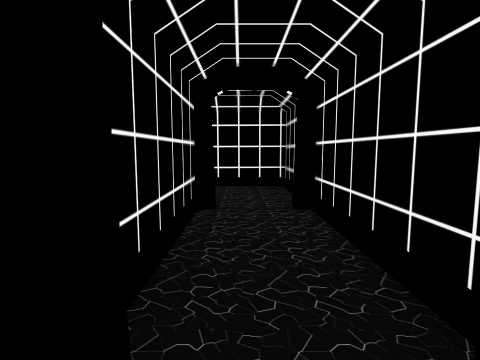
view 1 (above)

19 first-person views from a walk through a 3-D level made in the Unity game engine. The camera is 1.2 m above the floor, tilts 6° down and sees 80° across. The floor is counted in squares, 1 m on a side. Each view is taken from the middle of a square. On the plan, view 1 faces up. The plan holds only what a view shows up to about 13 squares ahead; the rest is blank. The place goes on beyond the plan. The player character is not drawn.

view 2
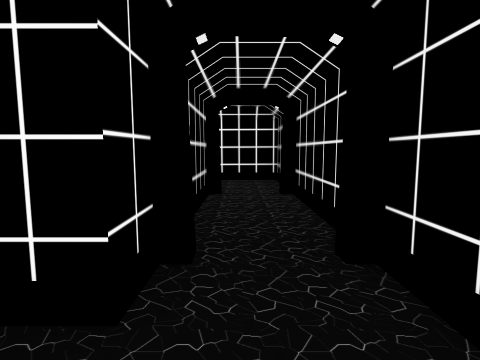

view 3
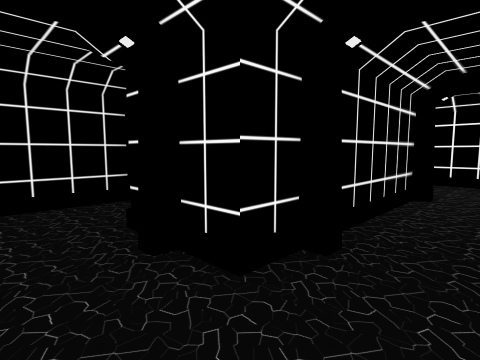

view 4
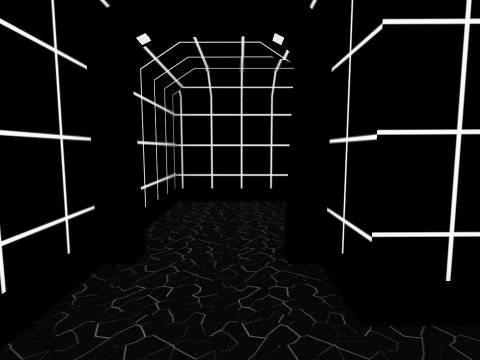

view 5
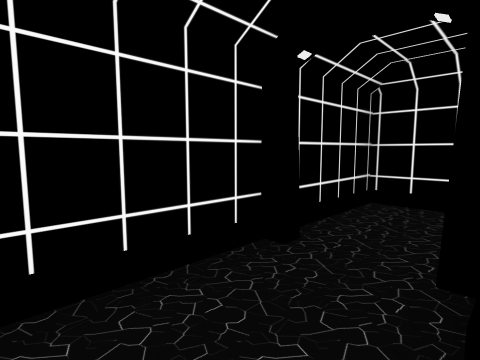

view 6
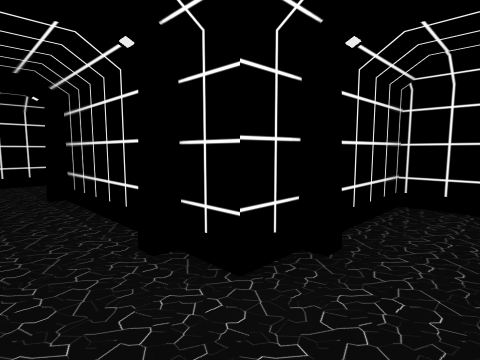

view 7
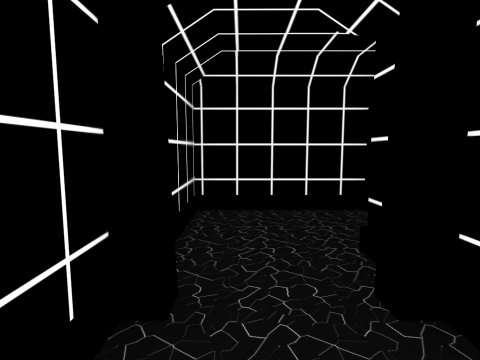

view 8
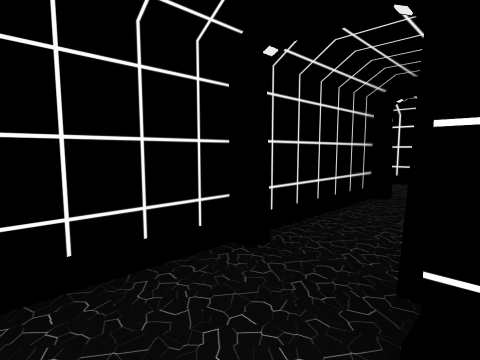

view 9
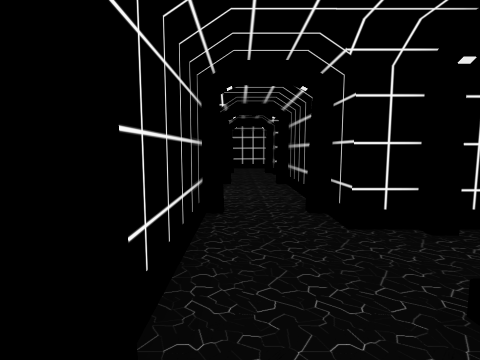

view 10
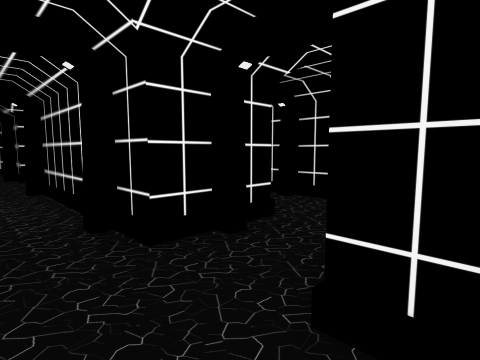

view 11
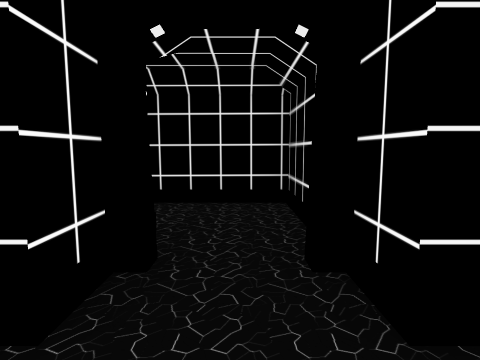

view 12
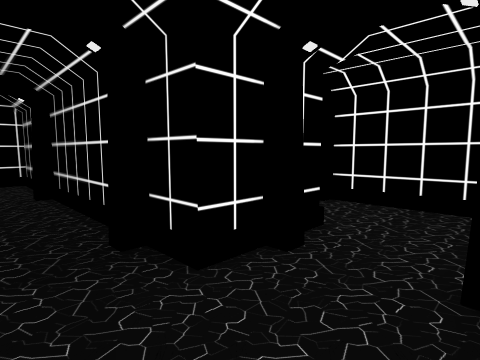

view 13
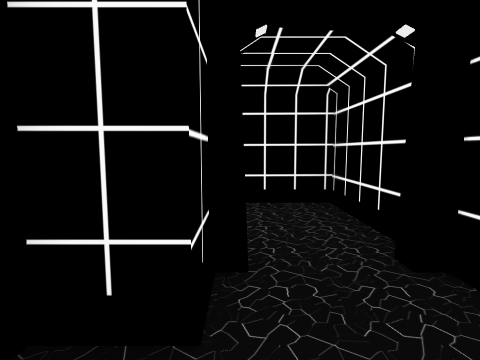

view 14
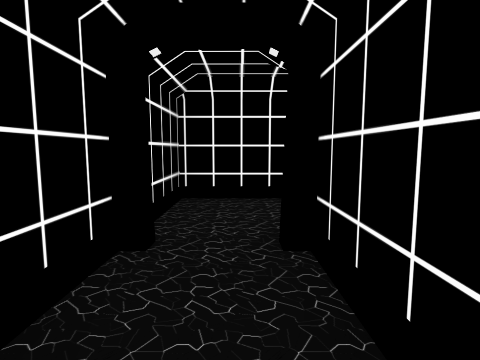

view 15
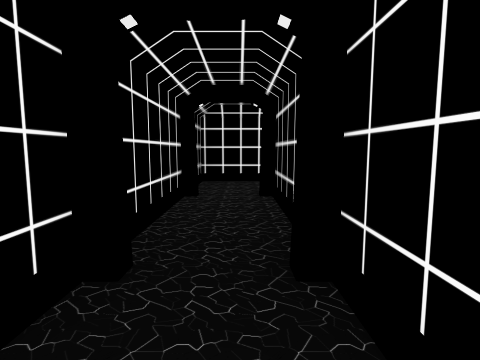

view 16
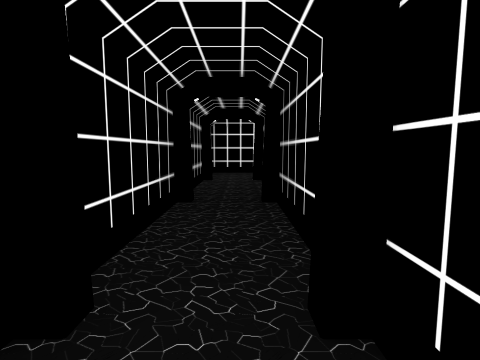

view 17
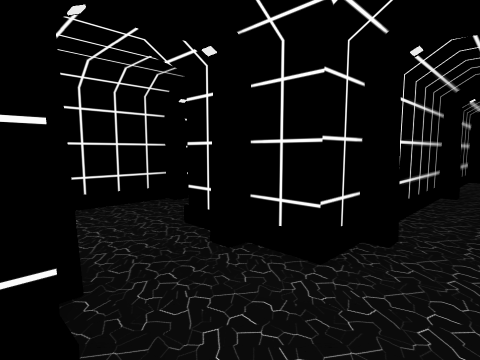

view 18
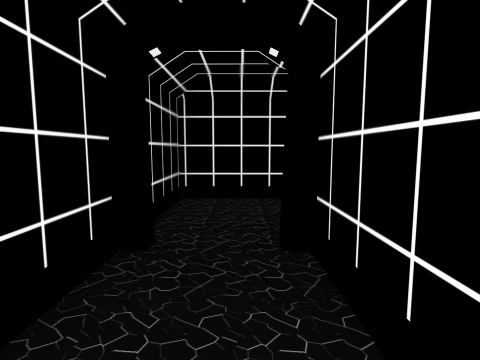

view 19
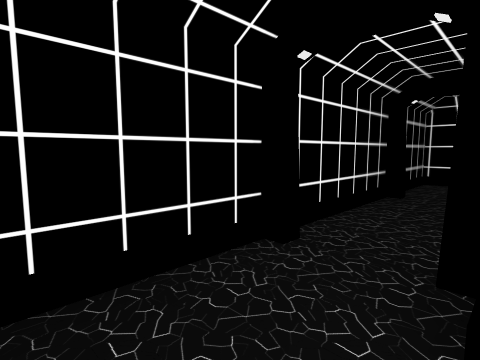

### Floor plan
Points are (right, up) in squares from view 1. A wall is a line through its corners. A room is listed if a view was taken in it or the views show most of it. See-through windows are left out.
Room 1 (views 1, 2, 3, 4, 5, 6, 7, 8, 9, 10, 11, 12, 13, 19)
walls: (-2, 7.1) (-0.9, 7.1) (-0.9, 6); (-2.9, 9.5) (-3.4, 9.5); (-0.9, 5.8) (-0.9, 1.2); (-3.3, 11) (-3.3, 11.9) (-2.2, 11.9); (1.5, 6) (1.5, 9.5) (-2, 9.5); (-2.2, 14.3) (-3.3, 14.3) (-3.3, 19.5); (-0.9, 1) (-0.9, -0.1) (-2, -0.1); (1.5, 1.2) (1.5, 5.8); (-5.7, 1) (-5.7, -2.5) (-2.7, -2.5); (-2.9, -0.1) (-3.4, -0.1); (-6.8, 16.7) (-5.7, 16.7) (-5.7, 7.1) (-2.9, 7.1); (-2, -2.5) (1.5, -2.5) (1.5, 1); (-5.8, 19.1) (-6.8, 19.1)
ways out: opening at (-6, 18) to room 2; opening at (-2, 13) to room 3; opening at (-4.5, 0.5)
Room 2 (views 14, 15, 16, 17)
walls: (-10.5, 5.8) (-10.5, 4.7) (-13, 4.7); (-8.1, 5) (-8.1, 5.8); (-8.1, 7.2) (-8.1, 10.6); (-10.5, 10.5) (-10.5, 6.6); (-15.3, 5.7) (-15.3, 3.5); (-8.1, 12.5) (-8.1, 15.4); (-8.1, 16.7) (-7.5, 16.7); (-7.6, 19.1) (-10.5, 19.1) (-10.5, 11.6)
ways out: opening at (-6, 18) to room 1; opening at (-14, 5)
Room 3 (view 18)
walls: (-0.9, 14.3) (-1.8, 14.3); (-0.9, 18) (-0.9, 15.6); (-1.1, 11.9) (1.5, 11.9) (1.5, 17.4)
ways out: opening at (-2, 13) to room 1

Positions as (right, up) in squares from view 1, and headings:
1: (0, 0), facing up
2: (0, -2), facing up
3: (1, -2), facing up-left
4: (1, -1), facing left
5: (1, 0), facing down-left
6: (1, 9), facing down-left
7: (0, 8), facing left
8: (-3, 8), facing up-left
9: (-5, 10), facing up
10: (-5, 11), facing up-right
11: (-5, 13), facing right
12: (-4, 19), facing down-left
13: (-4, 17), facing left
14: (-9, 12), facing up
15: (-9, 8), facing up
16: (-9, 4), facing up
17: (-9, 2), facing up-left
18: (0, 19), facing down
19: (-1, 9), facing down-right
